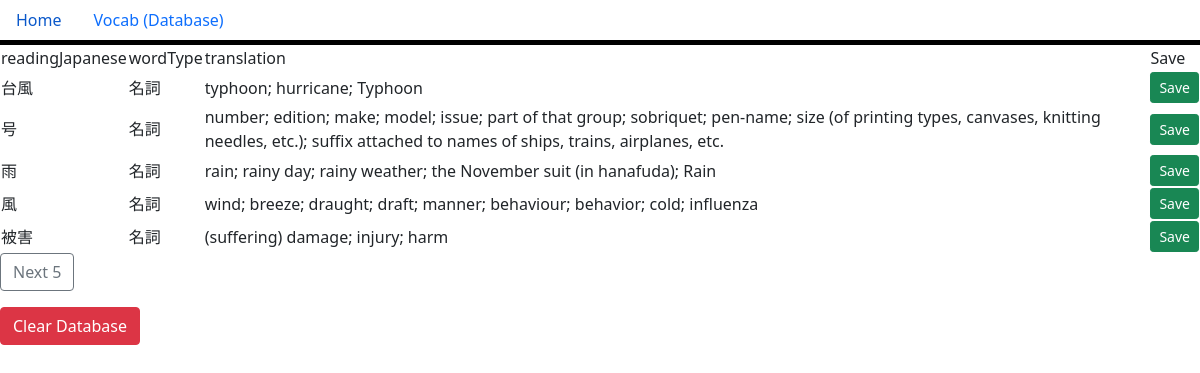
The page / on the database its author committed.
### main.py (models this page shows, shortened)
class Vocab(db.Model):
    id = db.Column(db.Integer, primary_key=True)
    readingJapanese = db.Column(db.String(50), nullable=False)
    wordType = db.Column(db.String(6), nullable=False)
    translation = db.Column(db.String(300), nullable=False)

### main.py (the view, shortened to what this page needs)
@app.route("/", methods=["POST", "GET"])
def index():
    page = int(request.args.get("page", 0))
    per_page = 5
    if request.method == "GET":
        words = Vocab.query.offset(page * per_page).limit(per_page).all()
        for vocab in words:
            if not vocab.translation:
                translation = data_proccessing_unit.get_jisho_translation(vocab.readingJapanese)
                if isinstance(translation, list):
                    translation = "; ".join(translation)
                else:
                    translation = "list conversion error"
                vocab.translation = translation
                db.session.commit()
        next_page = page + 1
        prev_page = page - 1
        return render_template("homepage.html", words=words, next_page=next_page, prev_page=prev_page)

### templates/homepage.html (shortened to what this page needs)
{% extends 'base.html' %}
{% block head %}
<link rel="stylesheet" href="../static/style.css">
{% endblock %}
{% block body %}
<div>
    {% if words|length > 0 %}
        <table>
            <tr>
                <td>readingJapanese</td>
                <td>wordType</td>
                <td>translation</td>
                <td>Save</td>
            </tr>
            {% for item in words %}
            <tr>
                <td>{{ item.readingJapanese }}</td>
                <td>{{ item.wordType }}</td>
                <td>{{ item.translation }}</td>
                <td>
                    <form method="post" action="/save_vocab" style="display:inline;">
                        <button type="submit" class="btn btn-success btn-sm">Save</button>
                    </form>
                </td>
            </tr>
            {% endfor %}
        </table>
        <form method="get" action="/">
            <button type="submit" class="btn btn-outline-secondary">Next 5</button>
        </form>
        <form method="post" action="/clear" style="margin-top: 1em;">
            <button type="submit" class="btn btn-danger">Clear Database</button>
        </form>
    {% endif %}
</div>
{% endblock %}

### templates/base.html (shortened to what this page needs)
<!DOCTYPE html>
<html lang="en">
<head>
    <link rel="stylesheet" href="../static/style.css">
    <link href="https://cdn.jsdelivr.net/npm/bootstrap@5.0.2/dist/css/bootstrap.min.css" rel="stylesheet"
>
    {% block head %} {% endblock %}
</head>
<body>
    <ul class="nav">
        <li class="nav-item">
            <a class="nav-link" aria-current="page" href="/">Home</a>
        </li>
        <li class="nav-item">
            <a class="nav-link" href="#">Vocab (Database)</a>
        </li>
    </ul>
    {% block body %} {% endblock %}
</body>
</html>

### static/style.css (style rules this page uses)
.nav { border-bottom: 5px solid black; }

### rows shown on the page
Vocab: readingJapanese "台風", wordType "名詞", translation "typhoon; hurricane; Typhoon"
Vocab: readingJapanese "号", wordType "名詞", translation "number; edition; make; model; issue; part of that group; sobriquet; pen-name; size (of printing types, canvases, knitting needles, etc.); suffix attached to names of ships, trains, airplanes, etc."
Vocab: readingJapanese "雨", wordType "名詞", translation "rain; rainy day; rainy weather; the November suit (in hanafuda); Rain"
Vocab: readingJapanese "風", wordType "名詞", translation "wind; breeze; draught; draft; manner; behaviour; behavior; cold; influenza"
Vocab: readingJapanese "被害", wordType "名詞", translation "(suffering) damage; injury; harm"
